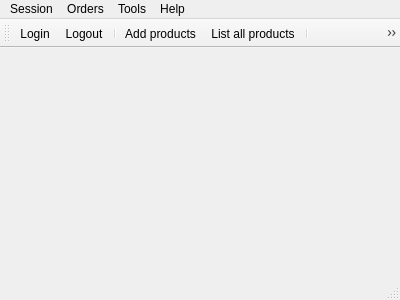
<?xml version="1.0" encoding="UTF-8"?>
<ui version="4.0">
 <class>CentralWindow</class>
 <widget class="QMainWindow" name="CentralWindow">
  <property name="geometry">
   <rect>
    <x>0</x>
    <y>0</y>
    <width>400</width>
    <height>300</height>
   </rect>
  </property>
  <property name="windowTitle">
   <string>CentralWindow</string>
  </property>
  <widget class="QWidget" name="centralWidget"/>
  <widget class="QMenuBar" name="menuBar">
   <property name="geometry">
    <rect>
     <x>0</x>
     <y>0</y>
     <width>400</width>
     <height>22</height>
    </rect>
   </property>
   <widget class="QMenu" name="menuMenu">
    <property name="title">
     <string>Session</string>
    </property>
    <addaction name="separator"/>
    <addaction name="actionShow_all_users"/>
    <addaction name="separator"/>
    <addaction name="actionLogin"/>
    <addaction name="actionLogout"/>
    <addaction name="separator"/>
    <addaction name="actionExit"/>
   </widget>
   <widget class="QMenu" name="menuOrders">
    <property name="title">
     <string>Orders</string>
    </property>
    <addaction name="actionOrders"/>
    <addaction name="actionShow_all_orders"/>
   </widget>
   <widget class="QMenu" name="menuTools">
    <property name="title">
     <string>Tools</string>
    </property>
    <widget class="QMenu" name="menuMaintenance">
     <property name="title">
      <string>Maintenance</string>
     </property>
     <widget class="QMenu" name="menuProducts">
      <property name="title">
       <string>Products</string>
      </property>
      <addaction name="actionAdd_products"/>
      <addaction name="actionList_all_products"/>
     </widget>
     <widget class="QMenu" name="menuUsers">
      <property name="title">
       <string>Users</string>
      </property>
      <addaction name="actionAdd_user"/>
      <addaction name="actionAdd_administrator"/>
      <addaction name="actionUpdate_Change"/>
      <addaction name="separator"/>
     </widget>
     <addaction name="menuProducts"/>
     <addaction name="menuUsers"/>
    </widget>
    <widget class="QMenu" name="menuSubscription">
     <property name="title">
      <string>Subscription</string>
     </property>
     <addaction name="actionSubscribe"/>
     <addaction name="separator"/>
     <addaction name="actionShow_expiry_date"/>
     <addaction name="actionList_our_subscriptions"/>
    </widget>
    <addaction name="menuMaintenance"/>
    <addaction name="menuSubscription"/>
    <addaction name="actionSettings"/>
   </widget>
   <widget class="QMenu" name="menuHelp">
    <property name="title">
     <string>Help</string>
    </property>
    <addaction name="separator"/>
    <addaction name="actionHelp_me"/>
    <addaction name="actionAbout"/>
   </widget>
   <addaction name="menuMenu"/>
   <addaction name="menuOrders"/>
   <addaction name="menuTools"/>
   <addaction name="menuHelp"/>
  </widget>
  <widget class="QToolBar" name="mainToolBar">
   <attribute name="toolBarArea">
    <enum>TopToolBarArea</enum>
   </attribute>
   <attribute name="toolBarBreak">
    <bool>false</bool>
   </attribute>
   <addaction name="actionLogin"/>
   <addaction name="actionLogout"/>
   <addaction name="separator"/>
   <addaction name="actionAdd_products"/>
   <addaction name="actionList_all_products"/>
   <addaction name="separator"/>
   <addaction name="actionOrders"/>
   <addaction name="actionShow_all_orders"/>
   <addaction name="separator"/>
   <addaction name="actionAdd_user"/>
   <addaction name="actionAdd_administrator"/>
   <addaction name="separator"/>
   <addaction name="actionSettings"/>
   <addaction name="separator"/>
  </widget>
  <widget class="QStatusBar" name="statusBar"/>
  <action name="actionLogin">
   <property name="icon">
    <iconset resource="images.qrc">
     <normaloff>:/all_images/images/login.png</normaloff>:/all_images/images/login.png</iconset>
   </property>
   <property name="text">
    <string>Login</string>
   </property>
  </action>
  <action name="actionLogout">
   <property name="icon">
    <iconset resource="images.qrc">
     <normaloff>:/all_images/images/logout.png</normaloff>:/all_images/images/logout.png</iconset>
   </property>
   <property name="text">
    <string>Logout</string>
   </property>
  </action>
  <action name="actionExit">
   <property name="text">
    <string>Exit</string>
   </property>
  </action>
  <action name="actionAdd_products">
   <property name="icon">
    <iconset resource="images.qrc">
     <normaloff>:/all_images/images/add_order-512.png</normaloff>:/all_images/images/add_order-512.png</iconset>
   </property>
   <property name="text">
    <string>Add products</string>
   </property>
  </action>
  <action name="actionList_all_products">
   <property name="icon">
    <iconset resource="images.qrc">
     <normaloff>:/all_images/images/Oxygen480-places-mail-folder-inbox.svg.png</normaloff>:/all_images/images/Oxygen480-places-mail-folder-inbox.svg.png</iconset>
   </property>
   <property name="text">
    <string>List all products</string>
   </property>
  </action>
  <action name="actionAdd_user">
   <property name="icon">
    <iconset resource="images.qrc">
     <normaloff>:/all_images/images/27-512.png</normaloff>:/all_images/images/27-512.png</iconset>
   </property>
   <property name="text">
    <string>Add user</string>
   </property>
  </action>
  <action name="actionAdd_administrator">
   <property name="icon">
    <iconset resource="images.qrc">
     <normaloff>:/all_images/images/Admin-icon.png</normaloff>:/all_images/images/Admin-icon.png</iconset>
   </property>
   <property name="text">
    <string>Add administrator</string>
   </property>
  </action>
  <action name="actionUpdate_Change">
   <property name="icon">
    <iconset resource="images.qrc">
     <normaloff>:/all_images/images/refresh_user_man-512.png</normaloff>:/all_images/images/refresh_user_man-512.png</iconset>
   </property>
   <property name="text">
    <string>Update/Change</string>
   </property>
  </action>
  <action name="actionShow_all_users">
   <property name="icon">
    <iconset resource="images.qrc">
     <normaloff>:/all_images/images/waitresses.jpg</normaloff>:/all_images/images/waitresses.jpg</iconset>
   </property>
   <property name="text">
    <string>Show all users</string>
   </property>
  </action>
  <action name="actionList_our_subscriptions">
   <property name="icon">
    <iconset resource="images.qrc">
     <normaloff>:/all_images/images/subscribe_subscription_button_online-512.png</normaloff>:/all_images/images/subscribe_subscription_button_online-512.png</iconset>
   </property>
   <property name="text">
    <string>List our subscriptions</string>
   </property>
  </action>
  <action name="actionShow_expiry_date">
   <property name="text">
    <string>Show expiry date</string>
   </property>
  </action>
  <action name="actionSubscribe">
   <property name="icon">
    <iconset resource="images.qrc">
     <normaloff>:/all_images/images/pay-icon-blue.png</normaloff>:/all_images/images/pay-icon-blue.png</iconset>
   </property>
   <property name="text">
    <string>Subscribe</string>
   </property>
  </action>
  <action name="actionHelp_me">
   <property name="text">
    <string>Help me</string>
   </property>
  </action>
  <action name="actionAbout">
   <property name="text">
    <string>About</string>
   </property>
  </action>
  <action name="actionSettings">
   <property name="icon">
    <iconset resource="images.qrc">
     <normaloff>:/all_images/images/maintenance.png</normaloff>:/all_images/images/maintenance.png</iconset>
   </property>
   <property name="text">
    <string>Settings</string>
   </property>
  </action>
  <action name="actionOrders">
   <property name="icon">
    <iconset resource="images.qrc">
     <normaloff>:/all_images/images/restaurant-waiter-icon-64769.png</normaloff>:/all_images/images/restaurant-waiter-icon-64769.png</iconset>
   </property>
   <property name="text">
    <string>Make order</string>
   </property>
  </action>
  <action name="actionShow_all_orders">
   <property name="icon">
    <iconset resource="images.qrc">
     <normaloff>:/all_images/images/410392.png</normaloff>:/all_images/images/410392.png</iconset>
   </property>
   <property name="text">
    <string>Show all orders</string>
   </property>
  </action>
 </widget>
 <layoutdefault spacing="6" margin="11"/>
 <resources>
  <include location="images.qrc"/>
 </resources>
 <connections/>
</ui>
